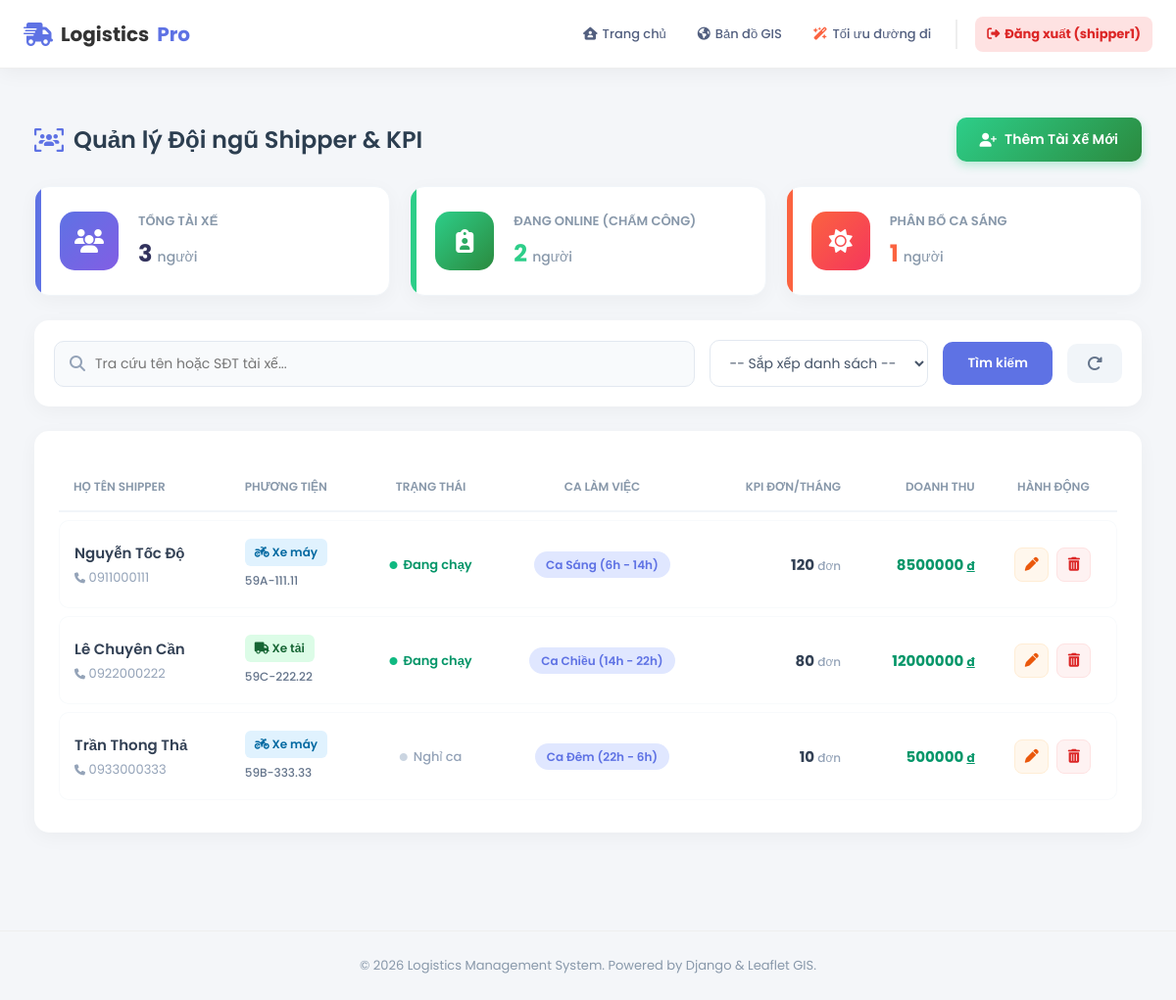
Page /quan-ly-tai-xe/ (signed in) on the committed database.
### core/models.py (models this page shows, shortened)
class TaiXe(models.Model):
    user = models.OneToOneField(User, on_delete=models.SET_NULL, null=True, blank=True, verbose_name="Tài khoản đăng nhập")
    ten_tai_xe = models.CharField(max_length=100)
    sdt = models.CharField(max_length=15)
    bien_so = models.CharField(max_length=20)
    loai_xe = models.CharField(max_length=50, choices=[
        ('Xe máy', 'Xe máy'),
        ('Xe tải', 'Xe tải'),
        ('Xe bán tải', 'Xe bán tải')
    ])
    trang_thai = models.CharField(max_length=20, default='Sẵn sàng')
    CA_LAM_CHOICES = [
        ('SANG', 'Ca Sáng (6h - 14h)'),
        ('CHIEU', 'Ca Chiều (14h - 22h)'),
        ('DEM', 'Ca Đêm (22h - 6h)'),
    ]
    ca_lam_viec = models.CharField(max_length=10, choices=CA_LAM_CHOICES, default='SANG', verbose_name="Ca làm việc")
    dang_lam_viec = models.BooleanField(default=False, verbose_name="Đang Online (Chấm công)")
    tong_don_thang_nay = models.IntegerField(default=0, verbose_name="KPI Số đơn/Tháng")
    doanh_thu_tich_luy = models.DecimalField(max_digits=15, decimal_places=0, default=0, verbose_name="Doanh thu tích lũy")

### core/views.py (the view)
# urls.py: path('quan-ly-tai-xe/', views.quan_ly_tai_xe, name='quan_ly_tai_xe'),
@login_required(login_url='core:login')
def quan_ly_tai_xe(request):
    ds = TaiXe.objects.all()
    q = request.GET.get('q')
    if q:
        ds = ds.filter(Q(ten_tai_xe__icontains=q) | Q(sdt__icontains=q))
    sort = request.GET.get('sort')
    if sort == 'ten_az':
        ds = ds.order_by('ten_tai_xe')
    elif sort == 'luong_cao':
        ds = ds.order_by('-doanh_thu_tich_luy')
    context = {
        'ds_tai_xe': ds,
        'tong_so_tx': ds.count(),
        'dang_online': ds.filter(dang_lam_viec=True).count(),
        'ca_sang': ds.filter(ca_lam_viec='SANG').count(),
    }
    return render(request, 'driver_manager.html', context)

### templates/driver_manager.html (shortened to what this page needs)
{% extends "base.html" %}
{% load static %}
{% block content %}
<link rel="stylesheet" href="https://cdnjs.cloudflare.com/ajax/libs/font-awesome/6.4.0/css/all.min.css">
<div class="dashboard-container">
    <div class="page-header">
        <h2 class="page-title"><i class="fa-solid fa-users-viewfinder" style="color: #5e72e4;"></i> Quản lý Đội ngũ Shipper & KPI</h2>
        <a href="{% url 'core:them_tai_xe' %}" class="btn-add">
            <i class="fa-solid fa-user-plus"></i> Thêm Tài Xế Mới
        </a>
    </div>
    <div class="kpi-grid">
        <div class="kpi-card blue">
            <div class="kpi-icon-box" style="background: linear-gradient(135deg, #5e72e4, #825ee4);"><i class="fa-solid fa-users"></i></div>
            <div>
                <div class="kpi-title">Tổng Tài Xế</div>
                <h2 class="kpi-value">{{ tong_so_tx }} <span style="font-size: 14px; color: #8898aa; font-weight: 500;">người</span></h2>
            </div>
        </div>
        <div class="kpi-card green">
            <div class="kpi-icon-box" style="background: linear-gradient(135deg, #2dce89, #2b8a3e);"><i class="fa-solid fa-clipboard-user"></i></div>
            <div>
                <div class="kpi-title">Đang Online (Chấm công)</div>
                <h2 class="kpi-value" style="color: #2dce89;">{{ dang_online }} <span style="font-size: 14px; color: #8898aa; font-weight: 500;">người</span></h2>
            </div>
        </div>
        <div class="kpi-card orange">
            <div class="kpi-icon-box" style="background: linear-gradient(135deg, #fb6340, #f5365c);"><i class="fa-solid fa-sun"></i></div>
            <div>
                <div class="kpi-title">Phân Bổ Ca Sáng</div>
                <h2 class="kpi-value" style="color: #fb6340;">{{ ca_sang }} <span style="font-size: 14px; color: #8898aa; font-weight: 500;">người</span></h2>
            </div>
        </div>
    </div>
    <form method="GET" class="toolbar">
        <div class="search-box">
            <i class="fa-solid fa-magnifying-glass" style="color: #94a3b8;"></i>
            <input type="text" name="q" placeholder="Tra cứu tên hoặc SĐT tài xế..." value="{{ request.GET.q|default:'' }}">
        </div>
        <select name="sort" onchange="this.form.submit()" class="filter-select">
            <option value="">-- Sắp xếp danh sách --</option>
        </select>
        <button type="submit" class="btn-search">Tìm kiếm</button>
        <a href="{% url 'core:quan_ly_tai_xe' %}" class="btn-reset" title="Xóa bộ lọc">
            <i class="fa-solid fa-rotate-right"></i>
        </a>
    </form>
    <div class="table-card">
        <table class="custom-table">
            <thead>
                <tr>
                    <th>Họ tên Shipper</th>
                    <th>Phương tiện</th>
                    <th style="text-align: center;">Trạng thái</th>
                    <th style="text-align: center;">Ca làm việc</th>
                    <th style="text-align: right;">KPI Đơn/Tháng</th>
                    <th style="text-align: right;">Doanh thu</th>
                    <th style="text-align: center;">Hành động</th>
                </tr>
            </thead>
            <tbody>
                {% for tx in ds_tai_xe %}
                <tr>
                    <td>
                        <div style="font-weight: 600; color: #334155; font-size: 15px;">{{ tx.ten_tai_xe }}</div>
                        <div style="font-size: 13px; color: #94a3b8; margin-top: 4px;"><i class="fa-solid fa-phone" style="font-size: 11px;"></i> {{ tx.sdt }}</div>
                    </td>
                    <td>
                        {% if "Xe máy" in tx.loai_xe %}
                            <span class="badge-moto"><i class="fa-solid fa-motorcycle"></i> Xe máy</span>
                        {% else %}
                            <span class="badge-truck"><i class="fa-solid fa-truck"></i> Xe tải</span>
                        {% endif %}
                        <div style="font-size: 12px; color: #64748b; margin-top: 6px; font-weight: 500;">{{ tx.bien_so }}</div>
                    </td>
                    <td style="text-align: center;">
                        {% if tx.dang_lam_viec %}
                            <span style="display: inline-flex; align-items: center; gap: 6px; color: #059669; font-weight: 600; font-size: 13px;">
                                <i class="fa-solid fa-circle" style="font-size: 8px; color: #10b981;"></i> Đang chạy
                            </span>
                        {% else %}
                            <span style="display: inline-flex; align-items: center; gap: 6px; color: #94a3b8; font-weight: 500; font-size: 13px;">
                                <i class="fa-solid fa-circle" style="font-size: 8px; color: #cbd5e1;"></i> Nghỉ ca
                            </span>
                        {% endif %}
                    </td>
                    <td style="text-align: center;">
                        <span style="font-weight: 600; color: #5e72e4; background: #e0e7ff; padding: 5px 12px; border-radius: 20px; font-size: 12px;">
                            {{ tx.get_ca_lam_viec_display }}
                        </span>
                    </td>
                    <td style="text-align: right; font-weight: 700; color: #334155; font-size: 15px;">
                        {{ tx.tong_don_thang_nay }} <span style="font-size: 12px; font-weight: 500; color: #94a3b8;">đơn</span>
                    </td>
                    <td style="text-align: right; color: #059669; font-weight: 700; font-size: 15px;">
                        {{ tx.doanh_thu_tich_luy|floatformat:0 }} <span style="font-size: 12px; text-decoration: underline;">đ</span>
                    </td>
                    <td>
                        <div class="action-group">
                            <a href="{% url 'core:sua_tai_xe' tx.id %}" class="btn-action btn-edit" title="Sửa thông tin">
                                <i class="fa-solid fa-pen"></i>
                            </a>
                            <a href="{% url 'core:xoa_tai_xe' tx.id %}" class="btn-action btn-delete"
                               onclick="return confirm('⚠️ CẢNH BÁO: Dữ liệu của tài xế {{ tx.ten_tai_xe }} sẽ bị xóa vĩnh viễn.\nTiếp tục?')" title="Xóa tài xế">
                                <i class="fa-solid fa-trash-can"></i>
                            </a>
                        </div>
                    </td>
                </tr>
                {% endfor %}
            </tbody>
        </table>
    </div>
</div>
{% endblock %}

### templates/base.html (shortened to what this page needs)
{% load static %}
<!DOCTYPE html>
<html lang="vi">
<head>
    <link rel="stylesheet" href="https://cdnjs.cloudflare.com/ajax/libs/font-awesome/6.4.0/css/all.min.css">
</head>
<body>
    <nav class="navbar">
        <a href="{% url 'core:home' %}" class="nav-brand">
            <i class="fa-solid fa-truck-fast"></i>
            Logistics<span style="color: #5e72e4;">Pro</span>
        </a>
        <ul class="nav-links">
            <li class="nav-item">
                {% if user.is_authenticated and user.taixe %}
                    <a href="{% url 'core:app_shipper' %}"><i class="fa-solid fa-house-user"></i> Trang chủ </a>
                {% else %}
                    <a href="{% url 'core:home' %}"><i class="fa-solid fa-house"></i> Trang chủ</a>
                {% endif %}
            </li>
            <li class="nav-item">
                <a href="{% url 'core:ban_do_chung' %}">
                    <i class="fa-solid fa-earth-americas"></i> Bản đồ GIS
                </a>
            </li>
            <li class="nav-item">
                <a href="{% url 'core:toi_uu' %}">
                    <i class="fa-solid fa-wand-magic-sparkles" style="color: #fb6340;"></i> Tối ưu đường đi
                </a>
            </li>
            <li style="border-left: 2px solid #eee; height: 30px; margin: 0 5px;"></li>
            {% if user.is_authenticated %}
                <li class="nav-item" style="margin-left: 5px;">
                    <a href="{% url 'core:logout' %}" style="background: #fee2e2; color: #dc2626; font-weight: bold;">
                        <i class="fa-solid fa-right-from-bracket"></i> Đăng xuất ({{ user.username }})
                    </a>
                </li>
            {% else %}
                <li class="nav-item">
                    <a href="{% url 'core:login' %}" style="background: #e0f2fe; color: #0284c7; font-weight: bold;">
                        <i class="fa-solid fa-user-lock"></i> Đăng nhập
                    </a>
                </li>
            {% endif %}
        </ul>
    </nav>
    <main style="min-height: 80vh; padding: 20px;">
        {% block content %}
        {% endblock %}
    </main>
    <footer class="footer">
        &copy; 2026 Logistics Management System. Powered by Django & Leaflet GIS.
    </footer>
    <link href="https://cdn.jsdelivr.net/npm/select2@4.1.0-rc.0/dist/css/select2.min.css" rel="stylesheet" />
</body>
</html>

### templates/base.html (style rules this page uses)
* { margin: 0; padding: 0; box-sizing: border-box; }
body { font-family: 'Poppins', sans-serif; background-color: #f4f6f9; color: #333; }
.navbar { background: rgba(255, 255, 255, 0.95); backdrop-filter: blur(10px); height: 70px; display: flex; justify-content: space-between; align-items: center; padding: 0 2%; position: sticky; top: 0; z-index: 1000; box-shadow: 0 4px 20px rgba(0,0,0,0.05); border-bottom: 1px solid #eee; }
.nav-brand { font-size: 20px; font-weight: 700; color: #333; text-decoration: none; display: flex; align-items: center; gap: 8px; margin-right: 15px; }
.nav-brand i { color: #5e72e4; font-size: 24px; }
.nav-links { display: flex; gap: 8px; list-style: none; align-items: center; flex-wrap: nowrap; }
.nav-item a { text-decoration: none; color: #525f7f; font-weight: 500; font-size: 13px; transition: all 0.3s ease; display: flex; align-items: center; gap: 5px; padding: 8px 12px; border-radius: 8px; white-space: nowrap; }
input[type="text"], input[type="password"], input[type="number"], input[type="email"], input[type="tel"], select, textarea, .form-control { border: 2px solid #e2e8f0; border-radius: 10px; padding: 10px 15px; font-size: 14px; transition: all 0.3s; background-color: #f8fafc; color: #334155; outline: none; font-family: inherit; }
.footer { text-align: center; padding: 25px; color: #8898aa; font-size: 13px; margin-top: 50px; border-top: 1px solid #eee; }

### rows in the picture
TaiXe: ten_tai_xe "Nguyễn Tốc Độ", sdt "0911000111", loai_xe "Xe máy" (drawn), bien_so "59A-111.11", dang_lam_viec True (drawn), ca_lam_viec "Ca Sáng (6h - 14h)", tong_don_thang_nay "120", doanh_thu_tich_luy "8500000"
TaiXe: ten_tai_xe "Lê Chuyên Cần", sdt "0922000222", loai_xe "Xe tải" (drawn), bien_so "59C-222.22", dang_lam_viec True (drawn), ca_lam_viec "Ca Chiều (14h - 22h)", tong_don_thang_nay "80", doanh_thu_tich_luy "12000000"
TaiXe: ten_tai_xe "Trần Thong Thả", sdt "0933000333", loai_xe "Xe máy" (drawn), bien_so "59B-333.33", dang_lam_viec False (drawn), ca_lam_viec "Ca Đêm (22h - 6h)", tong_don_thang_nay "10", doanh_thu_tich_luy "500000"

### other values in the picture
{{ user.username }} "shipper1"
{{ tong_so_tx }} "3"
{{ dang_online }} "2"
{{ ca_sang }} "1"
